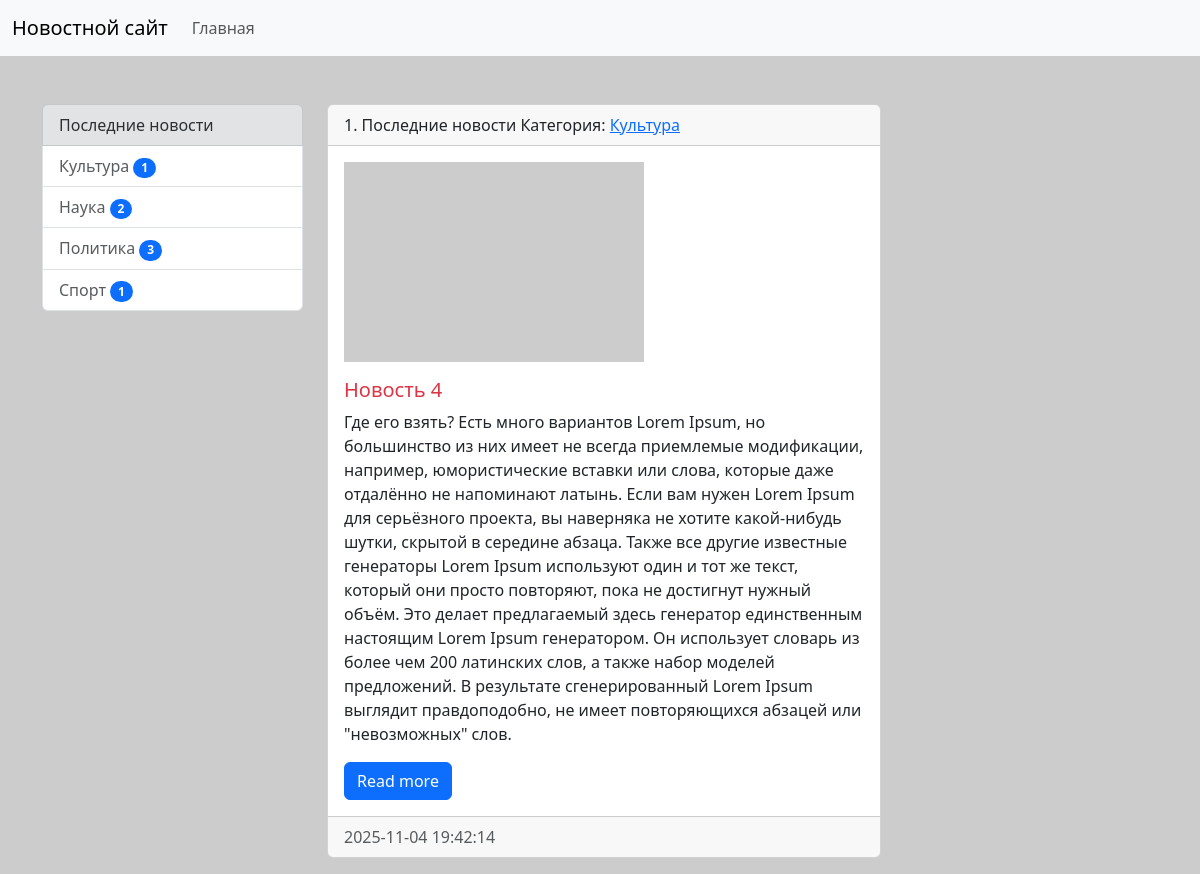
Before: /news/category/1/ with the older database file.
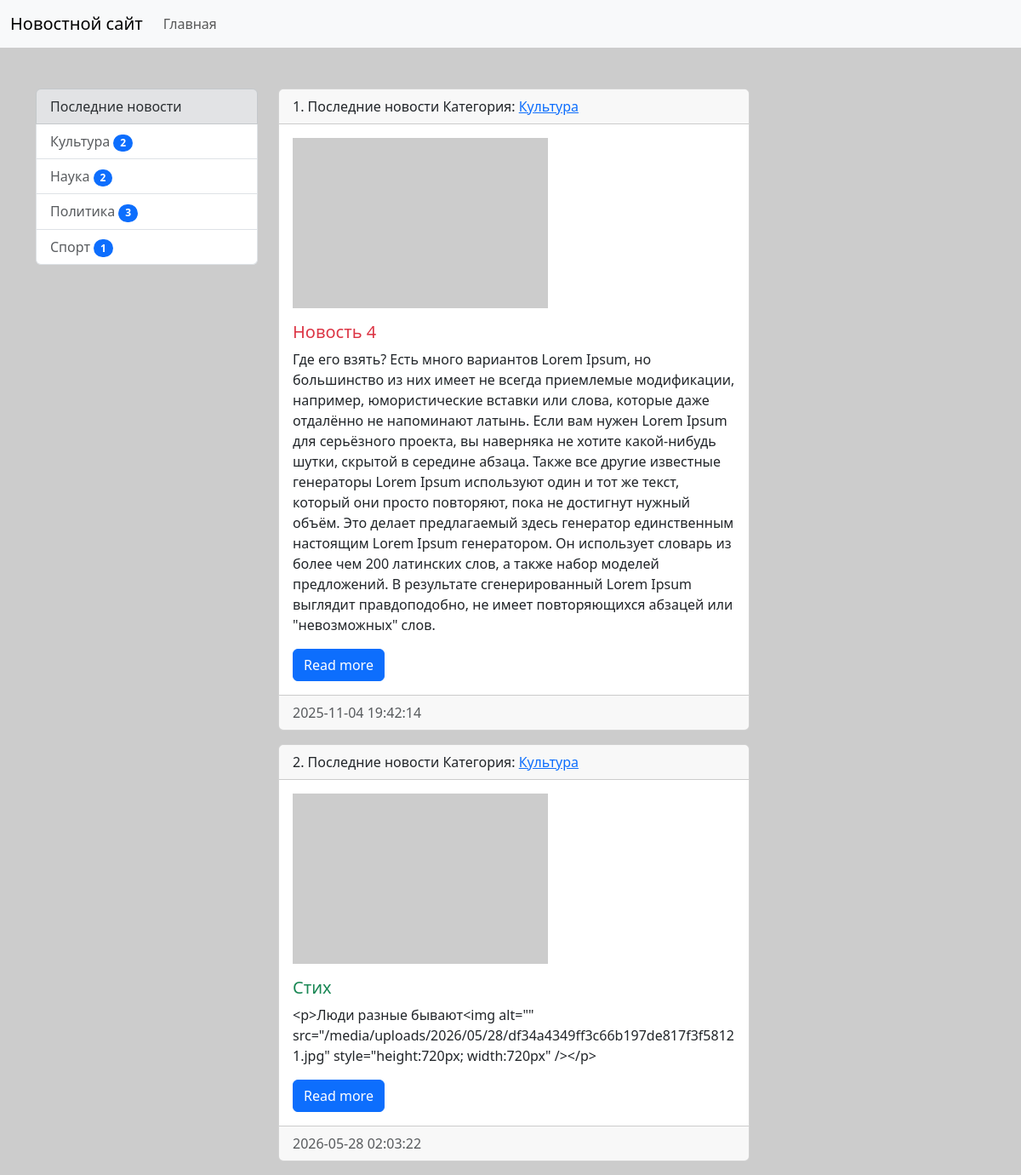
After: the same page with the newer database file.
### news/models.py (models this page shows, shortened)
class Category(models.Model):
    title = models.CharField(max_length=150, db_index=True, verbose_name='Наименование категории')
    def get_absolute_url(self):
        return reverse('category', kwargs={'pk': self.pk})
    class Meta:
        verbose_name = 'Категория'
        verbose_name_plural = 'Категории'
        ordering = ['title']
    def __str__(self):
        return self.title

class News(models.Model):
    title = models.CharField(max_length=150, verbose_name='Наименование')
    content = models.TextField(blank=True, verbose_name= 'Контент')
    created_at = models.DateTimeField(auto_now_add=True, verbose_name='Дата публикации')
    updated_at = models.DateTimeField(auto_now=True, verbose_name='Обновлено')
    photo = models.ImageField(upload_to='photos/%Y/%m/%d', verbose_name='Фото', blank=True)
    is_published = models.BooleanField(default=True, verbose_name='Опубликовано')
    category = models.ForeignKey(Category, on_delete=models.PROTECT, null=True, verbose_name='Категория', related_name='get_news')
    views = models.IntegerField(default=0)
    def get_absolute_url(self):
        return reverse('view_news', kwargs={'pk': self.pk})
    def my_func(self):
        return "Последние новости"
    class Meta:
        verbose_name = 'Новость'
        verbose_name_plural = 'Новости'
        ordering = ['created_at']

### news/views.py (the view)
# urls.py: path('category/<int:pk>/',NewsByCategory.as_view(extra_context={'title': 'Какой-то заголовок'}), name='category'),
class NewsByCategory(MyMixin, ListView):
    model = News
    template_name = 'news/home_news_list.html'
    context_object_name = 'news'
    allow_empty = False
    paginate_by = 2
    def get_context_data(self, *, object_list=None, **kwargs):
        context = super().get_context_data(**kwargs)
        context['title'] = self.get_upper(Category.objects.get(pk=self.kwargs['pk']))
        return context
    def get_queryset(self):
        return News.objects.filter(category_id=self.kwargs['pk'], is_published=True).select_related('category')

### news/templatetags/news_tags.py (called while the page is built)
@register.inclusion_tag('news/list_categories.html')
def show_categories(arg1='Последние', arg2='новости'):
  categories = Category.objects.all()
  categories = Category.objects.annotate(cnt=Count('get_news')).filter(cnt__gt=0)
  return {"categories": categories, "arg1": arg1, "arg2": arg2}

### news/utils.py (called while the page is built)
    def get_upper(self, s):
        if isinstance(s, str):
            return s.upper()
        else:
            return s.title.upper()

### news/templates/news/home_news_list.html (shortened to what this page needs)
{% extends 'base.html' %}
{% block sidebar %}
  {% include 'inc/_sidebar.html' %}
{% endblock %}
{% block content %}
<div class="col-md-8">
        {% for item in news %}
        <div class="card mb-3">
        <div class="card-header">
            {{ forloop.counter }}.
            {{ item.my_func }}
            Категория:
            <a href="{{item.category.get_absolute_url}}">
              {{ item.category }}
            </a>
        </div>
        <div class="card-body">
            <div class="media">
            {% if item.photo %}
                <img src="{{ item.photo.url }}" class="img-fluid mb-3" width="300">
            {% else %}
                <img src="https://picsum.photos/300/200" class="img-fluid mb-3">
            {% endif %}
            <div class="media-body">
                <h5 class="card-title {% cycle 'text-danger' 'text-success' %}">
                {{ item.title }}
                </h5>
                <p class="card-text">
                {{ item.content }}
                </p>
                <a href="{{item.get_absolute_url}}" class="btn btn-primary">Read more</a>
            </div>
            </div>
        </div>
        <div class="card-footer text-body-secondary">
            {{ item.created_at|date:"Y-m-d H:i:s" }}
        </div>
        </div>
        {% endfor %}
      </div>
    </div>
{% endblock %}

### templates/base.html (shortened to what this page needs)
<!doctype html>
{% load static %}
<html lang="en">
  <head>
    <link rel="stylesheet" href="{% static 'bootstrap/css/bootstrap.min.css' %}">
    <link rel="stylesheet" href="{% static 'css/style.css' %}">
  </head>
  <body>
    {% include 'inc/_nav.html' %}
    <div class="container mt-5">
      <div class="row">
        <div class="col-md-3">
            {% load cache %}
            {% cache 300 sidebar request.user.is_authenticated %}
                {% block sidebar %} SIDEBAR {% endblock %}
            {% endcache %}
        </div>
        <div class="col-md-9">
          {% block content %} CONTENT {% endblock %}
        </div>
      </div>
  </body>
</html>

### templates/inc/_nav.html (shortened to what this page needs)
<nav class="navbar navbar-expand-lg bg-body-tertiary">
    <div class="container-fluid">
      <a class="navbar-brand" href="{% url 'home' %}">Новостной сайт</a>
      <div class="collapse navbar-collapse" id="navbarSupportedContent">
        <ul class="navbar-nav">
          <li class="nav-item"><a class="nav-link" href="{% url 'home' %}">Главная</a></li>
            </ul>
      </div>
    </div>
  </nav>

### templates/inc/_sidebar.html
{% load news_tags %}
{% show_categories %}

### news/templates/news/list_categories.html
<div class="list-group">
    <div class="list-group-item list-group-item-secondary">{{ arg1 }} {{ arg2 }}</div>
    {% for item in categories %}
    <a href="{{ item.get_absolute_url }}" class="list-group-item list-group-item-action">{{ item.title }}
        <span class="badge bg-primary rounded-pill">{{item.cnt}}</span>
    </a>
    {% endfor %}
</div>

### static/style/style.css (style rules this page uses)
body { background-color: #ccc; }

Changed rows visible on the page:
computed for Category "Культура": cnt "1" → "2"
added News: my_func "Последние новости", category "Культура", title "Стих", content "<p>Люди разные бывают<img alt=\"\" src=\"/media/uploads/2026/05/28/df34a4349ff3c66b197de817f3f58121.jpg\" style=\"height:720px; width:720px\" /></p>", created_at "2026-05-28 02:03:22"
